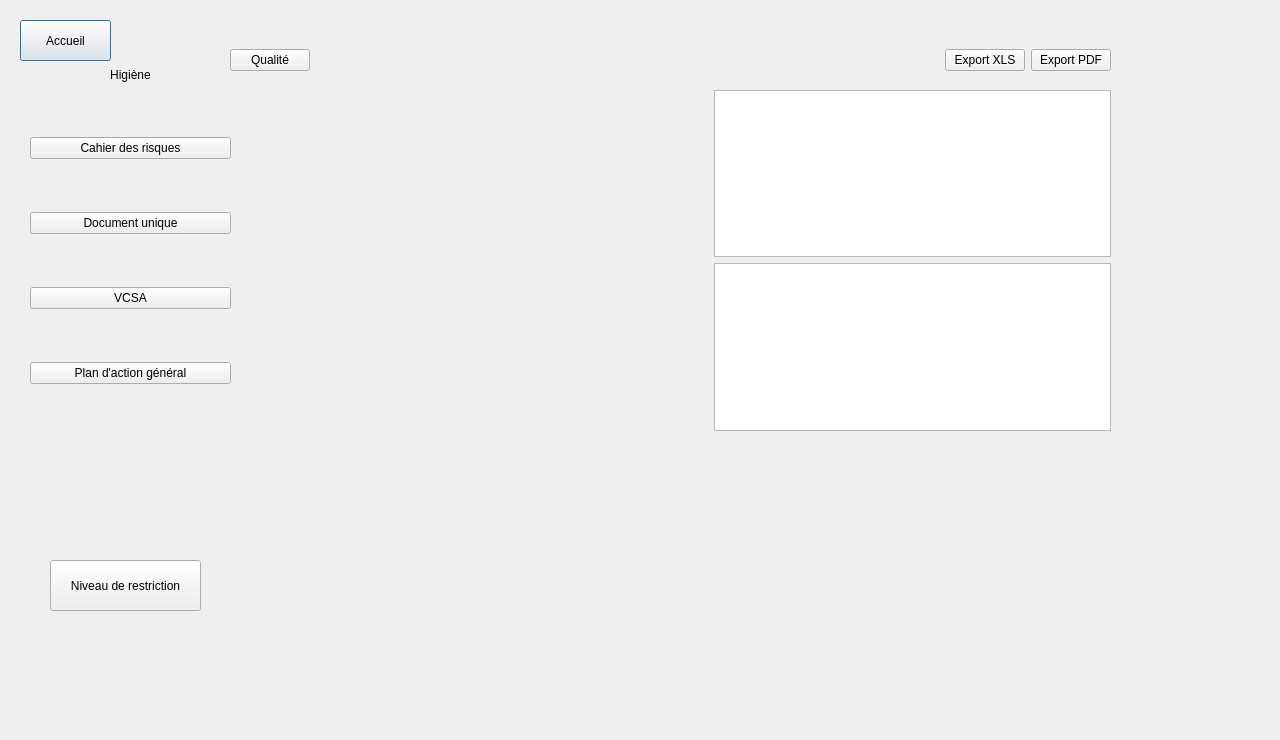
<?xml version="1.0" encoding="UTF-8"?>
<ui version="4.0">
 <class>Dialog</class>
 <widget class="QDialog" name="Dialog">
  <property name="geometry">
   <rect>
    <x>0</x>
    <y>0</y>
    <width>1280</width>
    <height>740</height>
   </rect>
  </property>
  <property name="windowTitle">
   <string>Dialog</string>
  </property>
  <widget class="QPushButton" name="ButtonAccueil">
   <property name="geometry">
    <rect>
     <x>20</x>
     <y>20</y>
     <width>91</width>
     <height>41</height>
    </rect>
   </property>
   <property name="text">
    <string>Accueil</string>
   </property>
  </widget>
  <widget class="QWidget" name="horizontalLayoutWidget">
   <property name="geometry">
    <rect>
     <x>230</x>
     <y>30</y>
     <width>881</width>
     <height>61</height>
    </rect>
   </property>
   <layout class="QHBoxLayout" name="horizontalLayout">
    <item>
     <widget class="QPushButton" name="ButtonQualiter">
      <property name="text">
       <string>Qualité</string>
      </property>
     </widget>
    </item>
    <item>
     <spacer name="horizontalSpacer">
      <property name="orientation">
       <enum>Qt::Horizontal</enum>
      </property>
      <property name="sizeHint" stdset="0">
       <size>
        <width>40</width>
        <height>20</height>
       </size>
      </property>
     </spacer>
    </item>
    <item>
     <widget class="QPushButton" name="ButtonExportxls">
      <property name="text">
       <string>Export XLS</string>
      </property>
     </widget>
    </item>
    <item>
     <widget class="QPushButton" name="ButtonExportpdf">
      <property name="text">
       <string>Export PDF</string>
      </property>
     </widget>
    </item>
   </layout>
  </widget>
  <widget class="QWidget" name="verticalLayoutWidget">
   <property name="geometry">
    <rect>
     <x>30</x>
     <y>90</y>
     <width>201</width>
     <height>341</height>
    </rect>
   </property>
   <layout class="QVBoxLayout" name="verticalLayout">
    <item>
     <widget class="QPushButton" name="ButtonRisques">
      <property name="text">
       <string>Cahier des risques</string>
      </property>
     </widget>
    </item>
    <item>
     <widget class="QPushButton" name="ButtonUnique">
      <property name="text">
       <string>Document unique</string>
      </property>
     </widget>
    </item>
    <item>
     <widget class="QPushButton" name="ButtonVCSA">
      <property name="text">
       <string>VCSA</string>
      </property>
     </widget>
    </item>
    <item>
     <widget class="QPushButton" name="ButtonPAG">
      <property name="text">
       <string>Plan d'action général</string>
      </property>
     </widget>
    </item>
   </layout>
  </widget>
  <widget class="QPushButton" name="ButtonRestriction">
   <property name="geometry">
    <rect>
     <x>50</x>
     <y>560</y>
     <width>151</width>
     <height>51</height>
    </rect>
   </property>
   <property name="text">
    <string>Niveau de restriction</string>
   </property>
  </widget>
  <widget class="QLabel" name="label">
   <property name="geometry">
    <rect>
     <x>30</x>
     <y>59</y>
     <width>201</width>
     <height>31</height>
    </rect>
   </property>
   <property name="text">
    <string>Higiène</string>
   </property>
   <property name="alignment">
    <set>Qt::AlignCenter</set>
   </property>
  </widget>
  <widget class="QWidget" name="horizontalLayoutWidget_2">
   <property name="geometry">
    <rect>
     <x>230</x>
     <y>90</y>
     <width>881</width>
     <height>341</height>
    </rect>
   </property>
   <layout class="QHBoxLayout" name="horizontalLayout_2">
    <item>
     <widget class="QStackedWidget" name="stackedWidget">
      <property name="currentIndex">
       <number>0</number>
      </property>
      <widget class="QWidget" name="page"/>
      <widget class="QWidget" name="page_2"/>
     </widget>
    </item>
    <item>
     <layout class="QGridLayout" name="gridLayout">
      <item row="1" column="1">
       <widget class="QTableView" name="tableView"/>
      </item>
      <item row="0" column="1">
       <widget class="QTableWidget" name="tableWidget"/>
      </item>
      <item row="0" column="0">
       <spacer name="horizontalSpacer_2">
        <property name="orientation">
         <enum>Qt::Horizontal</enum>
        </property>
        <property name="sizeType">
         <enum>QSizePolicy::Fixed</enum>
        </property>
        <property name="sizeHint" stdset="0">
         <size>
          <width>40</width>
          <height>20</height>
         </size>
        </property>
       </spacer>
      </item>
     </layout>
    </item>
   </layout>
  </widget>
 </widget>
 <resources/>
 <connections/>
</ui>
